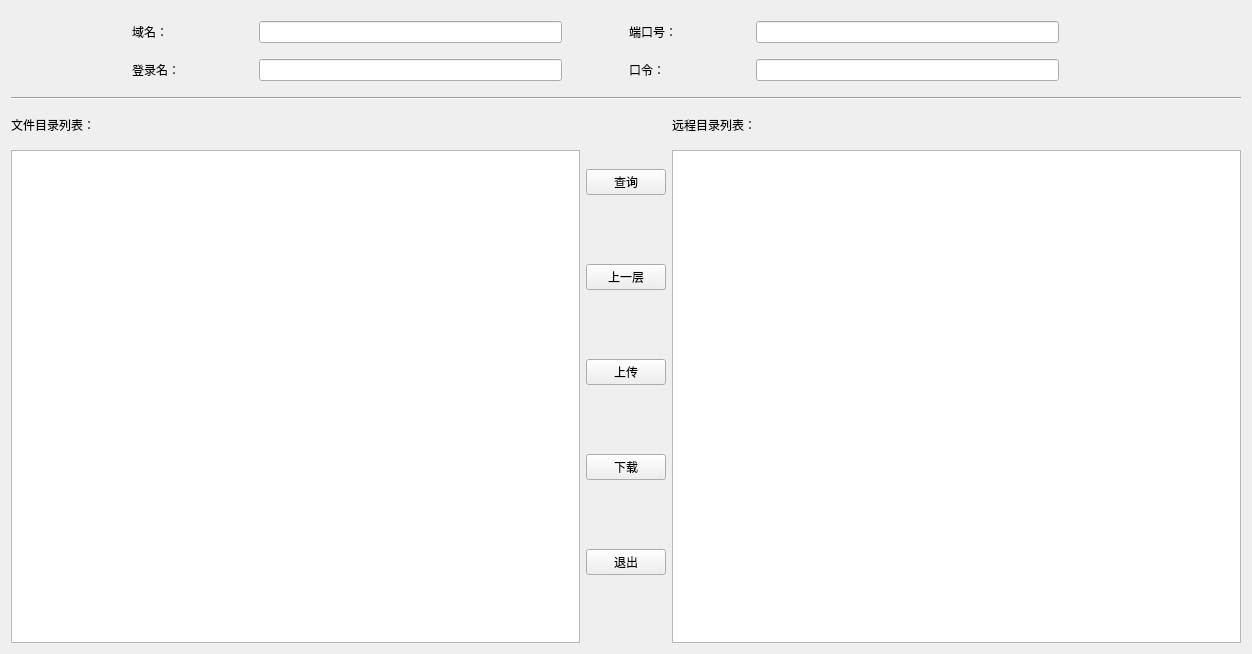
<?xml version="1.0" encoding="UTF-8"?>
<ui version="4.0">
 <class>Form</class>
 <widget class="QWidget" name="Form">
  <property name="geometry">
   <rect>
    <x>0</x>
    <y>0</y>
    <width>1252</width>
    <height>654</height>
   </rect>
  </property>
  <property name="windowTitle">
   <string>FTP客户端</string>
  </property>
  <layout class="QVBoxLayout" name="verticalLayout_3">
   <item>
    <layout class="QHBoxLayout" name="horizontalLayout" stretch="5,5">
     <property name="leftMargin">
      <number>0</number>
     </property>
     <property name="topMargin">
      <number>10</number>
     </property>
     <property name="bottomMargin">
      <number>10</number>
     </property>
     <item>
      <layout class="QHBoxLayout" name="horizontalLayout_4" stretch="2,2,5,1">
       <item>
        <spacer name="horizontalSpacer_5">
         <property name="orientation">
          <enum>Qt::Horizontal</enum>
         </property>
         <property name="sizeHint" stdset="0">
          <size>
           <width>40</width>
           <height>20</height>
          </size>
         </property>
        </spacer>
       </item>
       <item>
        <widget class="QLabel" name="label">
         <property name="text">
          <string>域名：</string>
         </property>
        </widget>
       </item>
       <item>
        <widget class="QLineEdit" name="domainEdit"/>
       </item>
       <item>
        <spacer name="horizontalSpacer">
         <property name="orientation">
          <enum>Qt::Horizontal</enum>
         </property>
         <property name="sizeHint" stdset="0">
          <size>
           <width>40</width>
           <height>20</height>
          </size>
         </property>
        </spacer>
       </item>
      </layout>
     </item>
     <item>
      <layout class="QHBoxLayout" name="horizontalLayout_5" stretch="2,5,3">
       <item>
        <widget class="QLabel" name="label_2">
         <property name="text">
          <string>端口号：</string>
         </property>
        </widget>
       </item>
       <item>
        <widget class="QLineEdit" name="portEdit"/>
       </item>
       <item>
        <spacer name="horizontalSpacer_2">
         <property name="orientation">
          <enum>Qt::Horizontal</enum>
         </property>
         <property name="sizeHint" stdset="0">
          <size>
           <width>40</width>
           <height>20</height>
          </size>
         </property>
        </spacer>
       </item>
      </layout>
     </item>
    </layout>
   </item>
   <item>
    <layout class="QHBoxLayout" name="horizontalLayout_2" stretch="5,5">
     <property name="bottomMargin">
      <number>10</number>
     </property>
     <item>
      <layout class="QHBoxLayout" name="horizontalLayout_6" stretch="2,2,5,1">
       <item>
        <spacer name="horizontalSpacer_6">
         <property name="orientation">
          <enum>Qt::Horizontal</enum>
         </property>
         <property name="sizeHint" stdset="0">
          <size>
           <width>40</width>
           <height>20</height>
          </size>
         </property>
        </spacer>
       </item>
       <item>
        <widget class="QLabel" name="label_4">
         <property name="text">
          <string>登录名：</string>
         </property>
        </widget>
       </item>
       <item>
        <widget class="QLineEdit" name="nameEdit"/>
       </item>
       <item>
        <spacer name="horizontalSpacer_3">
         <property name="orientation">
          <enum>Qt::Horizontal</enum>
         </property>
         <property name="sizeHint" stdset="0">
          <size>
           <width>40</width>
           <height>20</height>
          </size>
         </property>
        </spacer>
       </item>
      </layout>
     </item>
     <item>
      <layout class="QHBoxLayout" name="horizontalLayout_7" stretch="2,5,3">
       <item>
        <widget class="QLabel" name="label_3">
         <property name="text">
          <string>口令：</string>
         </property>
        </widget>
       </item>
       <item>
        <widget class="QLineEdit" name="pwEdit"/>
       </item>
       <item>
        <spacer name="horizontalSpacer_4">
         <property name="orientation">
          <enum>Qt::Horizontal</enum>
         </property>
         <property name="sizeHint" stdset="0">
          <size>
           <width>40</width>
           <height>20</height>
          </size>
         </property>
        </spacer>
       </item>
      </layout>
     </item>
    </layout>
   </item>
   <item>
    <widget class="Line" name="line">
     <property name="orientation">
      <enum>Qt::Horizontal</enum>
     </property>
    </widget>
   </item>
   <item>
    <layout class="QHBoxLayout" name="horizontalLayout_3" stretch="0,0,0">
     <item>
      <layout class="QVBoxLayout" name="verticalLayout" stretch="1,13">
       <item>
        <widget class="QLabel" name="label_5">
         <property name="text">
          <string>文件目录列表：</string>
         </property>
        </widget>
       </item>
       <item>
        <widget class="QTreeView" name="treeView"/>
       </item>
      </layout>
     </item>
     <item>
      <layout class="QVBoxLayout" name="verticalLayout_2">
       <property name="leftMargin">
        <number>0</number>
       </property>
       <item>
        <widget class="QPushButton" name="qButton">
         <property name="sizePolicy">
          <sizepolicy hsizetype="Fixed" vsizetype="Fixed">
           <horstretch>0</horstretch>
           <verstretch>0</verstretch>
          </sizepolicy>
         </property>
         <property name="text">
          <string>查询</string>
         </property>
        </widget>
       </item>
       <item>
        <widget class="QPushButton" name="upButton">
         <property name="sizePolicy">
          <sizepolicy hsizetype="Fixed" vsizetype="Fixed">
           <horstretch>0</horstretch>
           <verstretch>0</verstretch>
          </sizepolicy>
         </property>
         <property name="text">
          <string>上一层</string>
         </property>
        </widget>
       </item>
       <item>
        <widget class="QPushButton" name="ulButton">
         <property name="sizePolicy">
          <sizepolicy hsizetype="Fixed" vsizetype="Fixed">
           <horstretch>0</horstretch>
           <verstretch>0</verstretch>
          </sizepolicy>
         </property>
         <property name="text">
          <string>上传</string>
         </property>
        </widget>
       </item>
       <item>
        <widget class="QPushButton" name="dButton">
         <property name="sizePolicy">
          <sizepolicy hsizetype="Fixed" vsizetype="Fixed">
           <horstretch>0</horstretch>
           <verstretch>0</verstretch>
          </sizepolicy>
         </property>
         <property name="text">
          <string>下载</string>
         </property>
        </widget>
       </item>
       <item>
        <widget class="QPushButton" name="eButton">
         <property name="sizePolicy">
          <sizepolicy hsizetype="Fixed" vsizetype="Fixed">
           <horstretch>0</horstretch>
           <verstretch>0</verstretch>
          </sizepolicy>
         </property>
         <property name="text">
          <string>退出</string>
         </property>
        </widget>
       </item>
      </layout>
     </item>
     <item>
      <layout class="QVBoxLayout" name="verticalLayout_4" stretch="1,13">
       <item>
        <widget class="QLabel" name="label_6">
         <property name="text">
          <string>远程目录列表：</string>
         </property>
        </widget>
       </item>
       <item>
        <widget class="QTreeView" name="treeView_2"/>
       </item>
      </layout>
     </item>
    </layout>
   </item>
  </layout>
 </widget>
 <resources/>
 <connections/>
</ui>
